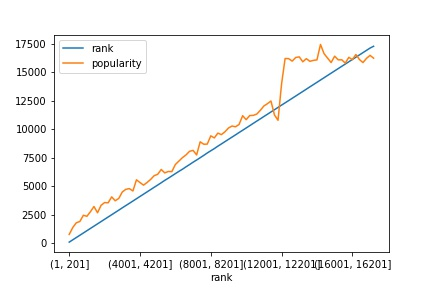

Write the Python code that produced this figure.
# %%
import pandas as pd
import json
from pathlib import Path
import matplotlib.pyplot as plt
import matplotlib
import numpy as np

# %%
path_in_str = 'data/anime_list_final_231.json'
json_file = open(path_in_str)
data = json.load(json_file)
df = pd.DataFrame.from_dict(data, orient='index')

# %%
df = df[['rank', 'popularity']]
correalation = df['rank'].corr(df['popularity'])
print(f"correalation = {correalation}")
df.cov()

# %%
df = df.dropna(subset=['rank', 'popularity'])
df['popularity'] = df['popularity'].astype(int)
df['rank'] = df['rank'].astype(int)
df = df[df['rank'] > 0]

# %%
dfc = df.groupby(['rank']).count()
# dfc.describe()
dfc = dfc[dfc['popularity'] == 1]
valid_ranks = dfc.index.to_list()
df = df[df['rank'].isin(valid_ranks)]
df = df.sort_values(by=['rank'])

# %%
# df2[df2['rank'] < 100].plot()
fig = df2[df2['rank'] < 100].plot().get_figure()
fig.savefig("rank_vs_popularity_first100.jpg")

# %%
interval = 200
df_grouped = df2.groupby(pd.cut(df2["rank"], np.arange(1, 17314+interval, interval))).mean()
fig = df_grouped.plot().get_figure()
fig.savefig("rank_vs_popularity.jpg")


